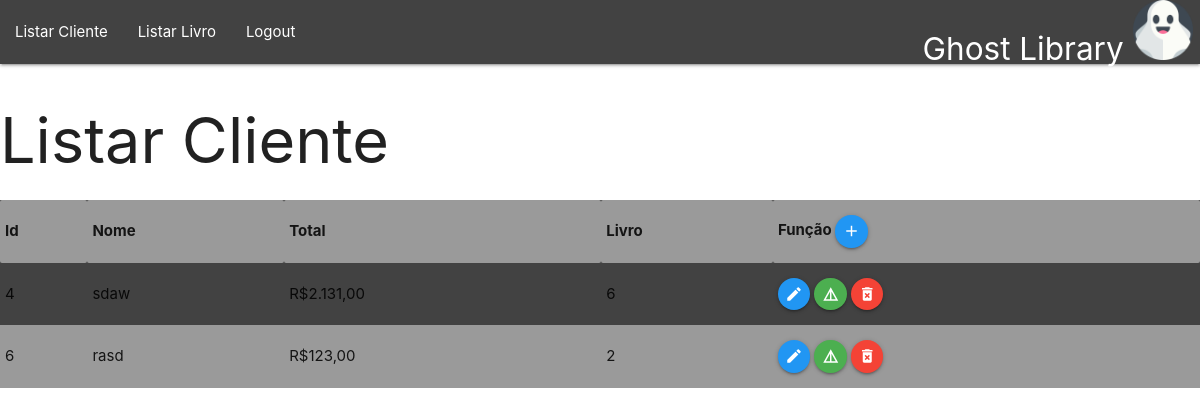
The page /view/cliente/lstCliente.php (signed in) on the database its author committed.
### tables this page shows
CREATE TABLE `cliente` (
  `id` int(11) NOT NULL,
  `nome` varchar(50) NOT NULL,
  `livro` int(11) NOT NULL,
  `total` float NOT NULL
);

### DAL/dalCliente.php (called while the page is built, shortened)
<?php
include_once 'C:\xampp\htdocs\servicos\MODEL\cliente.php';
class dalCliente{
    public function Select(){
        $sql = "select * from cliente;";
        $con = Conexao::conectar();
        $result = $con->query($sql);
        foreach ($result as $linha){
            $livro = new \MODEL\Cliente();
            $livro->setId($linha['id']);
            $livro->setNome($linha['nome']);
            $livro->setLivro($linha['livro']);
            $livro->setTotal($linha['total']);
            $lstLivro[] = $livro;
        }
        return $lstLivro;
      }
}
?>

### MODEL/cliente.php (called while the page is built, shortened)
<?php
class Cliente{
    private ?int $id;
    private ?string $nome;
    private ?int $livro;
    private ?float $total;
     public function getId(){
return $this->id;
     }
     public function setId(int $id){
        $this->id=$id;
     }
             public function getNome(){
return $this->nome;
     }
     public function setNome(string $nome){
        $this->nome=$nome;
     }
          public function getLivro(){
return $this->livro;
     }
   public function setLivro(int $livro){
      $this->livro=$livro;
   }
     public function getTotal(){
return $this->total;
     }
     public function setTotal(float $total){
        $this->total=$total;
     }
    }
?>

### View/cliente/lstCliente.php (the view, shortened to what this page needs)
<?php
    include_once 'C:\xampp\htdocs\servicos\DAL\dalCliente.php';
   $dal = new \dal\dalCliente();
   $lstcliente = $dal->Select();
?>
<!DOCTYPE html>
<html lang="pt-br">
<head>
    <link rel="stylesheet" href="https://cdnjs.cloudflare.com/ajax/libs/materialize/1.0.0/css/materialize.min.css">
    <link rel="stylesheet" href="https://cdnjs.cloudflare.com/ajax/libs/materialize/1.0.0/css/materialize.min.css">
</head>
<?php  include_once 'C:\xampp\htdocs\servicos\menu.php' ?>
<body>
    <h1>Listar Cliente</h1>
    <table class="striped grey darken-3" >
        <tr>
            <th>Id</th>
            <th>Nome</th>
            <th>Total</th>
            <th>Livro</th>
            <th>Função
                <a class="btn-floating btn-small waves-effect waves-light blue" onclick="JavaScript:location.href='insCliente.php'" ><i class="material-icons">add</i></a>
            </th>
        </tr>
        <?php
            foreach ($lstcliente as $cliente){
        ?>
            <tr>
                <td><?php echo $cliente->getId(); ?></td>
                <td><?php echo $cliente->getNome(); ?></td>
                <td><?php echo "R$" . number_format($cliente->getTotal(), 2, ",", "."); ?></td>
                <td><?php echo $cliente->getLivro(); ?></td>
                <td>
                    <a class="btn-floating btn-small waves-effect waves-light blue" onclick="JavaScript:location.href='editcliente.php?id=' +<?php echo $cliente->getId();?>"><i class="material-icons">edit</i></a>
                    <a class="btn-floating btn-small waves-effect waves-light green" onclick="JavaScript:location.href='detcliente.php?id=' +<?php echo $cliente->getId();?>"><i class="material-icons">details</i></a>
                    <a class="btn-floating btn-small waves-effect waves-light red" onclick="JavaScript:remover(<?php echo $cliente->getId();?>)"><i class="material-icons">delete_forever</i></a>
                </td>
            </tr>
        <?php
            }
        ?>
    </table>
</body>
</html>

### menu.php (shortened to what this page needs)
<!DOCTYPE html>
<html lang="pt-br">
<head>
    <link rel="stylesheet" href="https://cdnjs.cloudflare.com/ajax/libs/materialize/1.0.0/css/materialize.min.css">
    <link rel="stylesheet" href="https://cdnjs.cloudflare.com/ajax/libs/materialize/1.0.0/css/materialize.min.css">
</head>
<body>
<nav>
    <div class="nav-wrapper grey darken-3">
      <a href="#" class="brand-logo right">Ghost Library
        <img src="../../img/fantasminha.png" width="60px" height="60px">
      </a>
      <ul id="nav-mobile" class="left hide-on-med-and-down">
        <li><a href="\servicos\view\cliente\lstCliente.php">Listar Cliente</a></li>
        <li><a href="\servicos\view\livro\lst2livros.php">Listar Livro</a></li>
        <li><a href="\servicos\index.html">Logout</a></li>
      </ul>
    </div>
  </nav>
</body>
</html>

### rows shown on the page
cliente: id "4", nome "sdaw", total "2.131,00", livro "6"
cliente: id "6", nome "rasd", total "123,00", livro "2"
